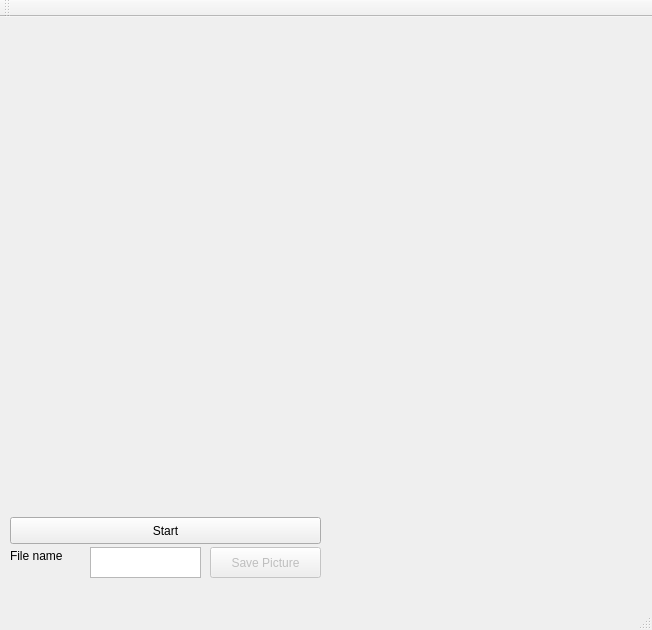
<?xml version="1.0" encoding="UTF-8"?>
<ui version="4.0">
 <class>MainWindow</class>
 <widget class="QMainWindow" name="MainWindow">
  <property name="geometry">
   <rect>
    <x>0</x>
    <y>0</y>
    <width>652</width>
    <height>630</height>
   </rect>
  </property>
  <property name="windowTitle">
   <string>MainWindow</string>
  </property>
  <widget class="QWidget" name="centralWidget">
   <widget class="QLabel" name="label">
    <property name="enabled">
     <bool>true</bool>
    </property>
    <property name="geometry">
     <rect>
      <x>5</x>
      <y>5</y>
      <width>640</width>
      <height>480</height>
     </rect>
    </property>
    <property name="text">
     <string/>
    </property>
   </widget>
   <widget class="QPushButton" name="PlayBut">
    <property name="geometry">
     <rect>
      <x>10</x>
      <y>500</y>
      <width>311</width>
      <height>27</height>
     </rect>
    </property>
    <property name="text">
     <string>Start</string>
    </property>
   </widget>
   <widget class="QTextEdit" name="NameEdit">
    <property name="geometry">
     <rect>
      <x>90</x>
      <y>530</y>
      <width>111</width>
      <height>31</height>
     </rect>
    </property>
   </widget>
   <widget class="QLabel" name="label_2">
    <property name="geometry">
     <rect>
      <x>10</x>
      <y>530</y>
      <width>81</width>
      <height>17</height>
     </rect>
    </property>
    <property name="text">
     <string>File name</string>
    </property>
   </widget>
   <widget class="QPushButton" name="SavePic">
    <property name="enabled">
     <bool>false</bool>
    </property>
    <property name="geometry">
     <rect>
      <x>210</x>
      <y>530</y>
      <width>111</width>
      <height>31</height>
     </rect>
    </property>
    <property name="text">
     <string>Save Picture</string>
    </property>
   </widget>
  </widget>
  <widget class="QMenuBar" name="menuBar">
   <property name="geometry">
    <rect>
     <x>0</x>
     <y>0</y>
     <width>652</width>
     <height>25</height>
    </rect>
   </property>
  </widget>
  <widget class="QToolBar" name="mainToolBar">
   <attribute name="toolBarArea">
    <enum>TopToolBarArea</enum>
   </attribute>
   <attribute name="toolBarBreak">
    <bool>false</bool>
   </attribute>
  </widget>
  <widget class="QStatusBar" name="statusBar"/>
 </widget>
 <layoutdefault spacing="6" margin="11"/>
 <resources/>
 <connections/>
</ui>
